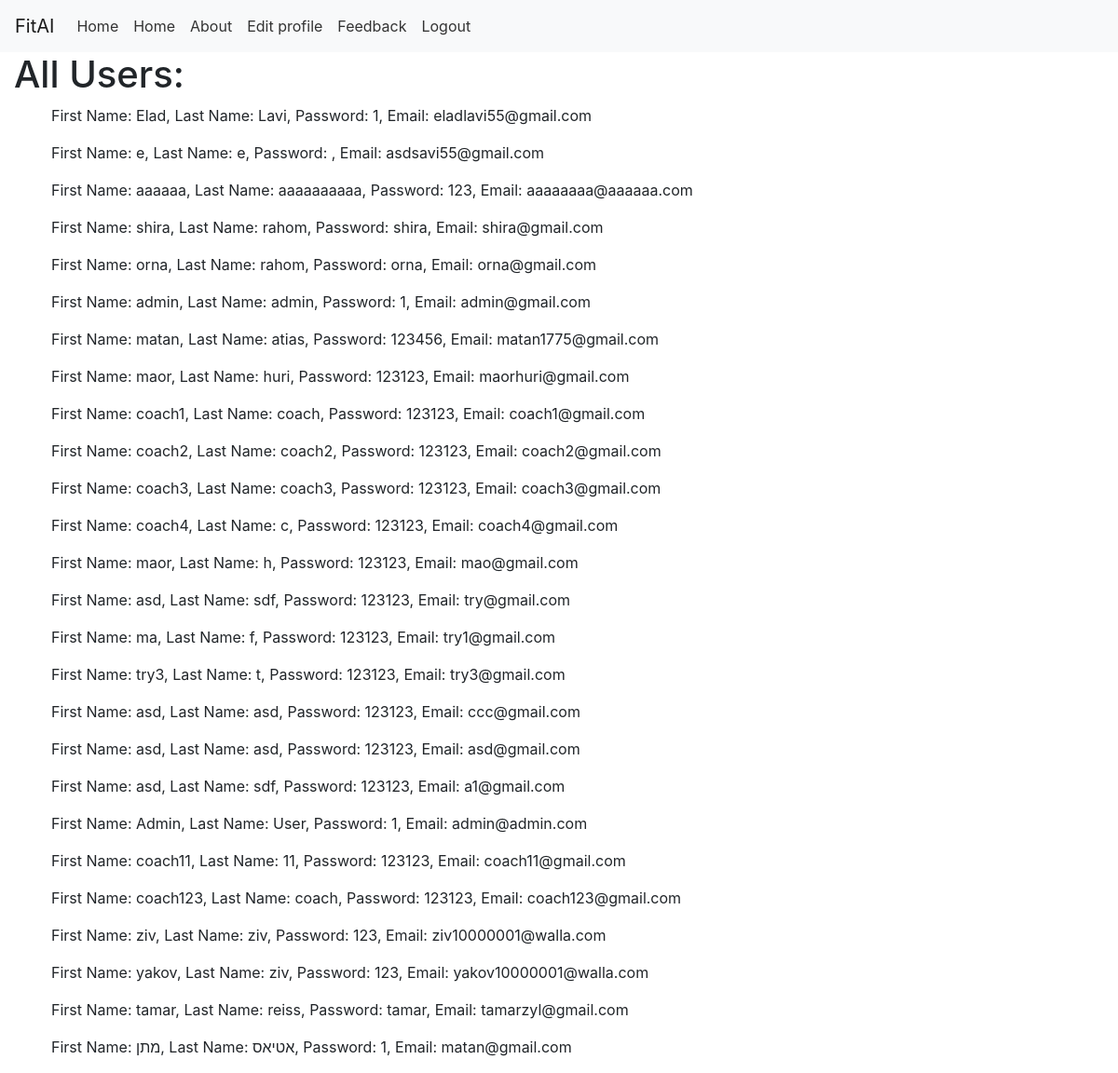
/view, run on the app's committed database.
### main.py (models this page shows, shortened)
class Users(db.Model):
    id = db.Column(db.Integer, primary_key=True)  # השתנה מ-_id ל-id
    first_name = db.Column(db.String(100))
    last_name = db.Column(db.String(100))
    email = db.Column(db.String(100), unique=True, nullable=False)
    password = db.Column(db.String(100))
    age = db.Column(db.Integer)
    weight = db.Column(db.Float)
    height = db.Column(db.Float)
    user_type = db.Column(db.String(50))  # שדה סוג המשתמש החדש
    about_me = db.Column(db.Text, nullable=True)  # עמודה חדשה שתשמור את הטקסט על המאמן

### main.py (the view)
@app.route("/view")
def view():
    return render_template("view.html", values=Users.query.all())

### main.py (called while the page is built)
@app.context_processor
def inject_user():
    user_email = session.get("email")
    user = Users.query.filter_by(email=user_email).first() if user_email else None
    return dict(current_user=user)

### Templates/view.html (shortened to what this page needs)
{%extends "base.html" %}
{% block content %}
<!DOCTYPE html>
<html lang="en">
<head>
</head>
<body>
    <h1>All Users:</h1>
    <ul>
        {% for x in values %}
            <p>First Name: {{ x.first_name }}, Last Name: {{ x.last_name }}, Password: {{ x.password }}, Email: {{ x.email }}</p>
        {% endfor %}
    </ul>
</body>
</html>
{% endblock %}

### data on the page
Users: first_name "Elad", last_name "Lavi", password "1", email "eladlavi55@gmail.com"
Users: first_name "e", last_name "e", email "asdsavi55@gmail.com"
Users: first_name "aaaaaa", last_name "aaaaaaaaaa", password "123", email "aaaaaaaa@aaaaaa.com"
Users: first_name "shira", last_name "rahom", password "shira", email "shira@gmail.com"
Users: first_name "orna", last_name "rahom", password "orna", email "orna@gmail.com"
Users: first_name "admin", last_name "admin", password "1", email "admin@gmail.com"
Users: first_name "matan", last_name "atias", password "123456", email "matan1775@gmail.com"
Users: first_name "maor", last_name "huri", password "123123", email "maorhuri@gmail.com"
Users: first_name "coach1", last_name "coach", password "123123", email "coach1@gmail.com"
Users: first_name "coach2", last_name "coach2", password "123123", email "coach2@gmail.com"
Users: first_name "coach3", last_name "coach3", password "123123", email "coach3@gmail.com"
Users: first_name "coach4", last_name "c", password "123123", email "coach4@gmail.com"
Users: first_name "maor", last_name "h", password "123123", email "mao@gmail.com"
Users: first_name "asd", last_name "sdf", password "123123", email "try@gmail.com"
Users: first_name "ma", last_name "f", password "123123", email "try1@gmail.com"
Users: first_name "try3", last_name "t", password "123123", email "try3@gmail.com"
Users: first_name "asd", last_name "asd", password "123123", email "ccc@gmail.com"
Users: first_name "asd", last_name "asd", password "123123", email "asd@gmail.com"
Users: first_name "asd", last_name "sdf", password "123123", email "a1@gmail.com"
Users: first_name "Admin", last_name "User", password "1", email "admin@admin.com"
Users: first_name "coach11", last_name "11", password "123123", email "coach11@gmail.com"
Users: first_name "coach123", last_name "coach", password "123123", email "coach123@gmail.com"
Users: first_name "ziv", last_name "ziv", password "123", email "ziv10000001@walla.com"
Users: first_name "yakov", last_name "ziv", password "123", email "yakov10000001@walla.com"
Users: first_name "tamar", last_name "reiss", password "tamar", email "tamarzyl@gmail.com"
Users: first_name "מתן", last_name "אטיאס", password "1", email "matan@gmail.com"
